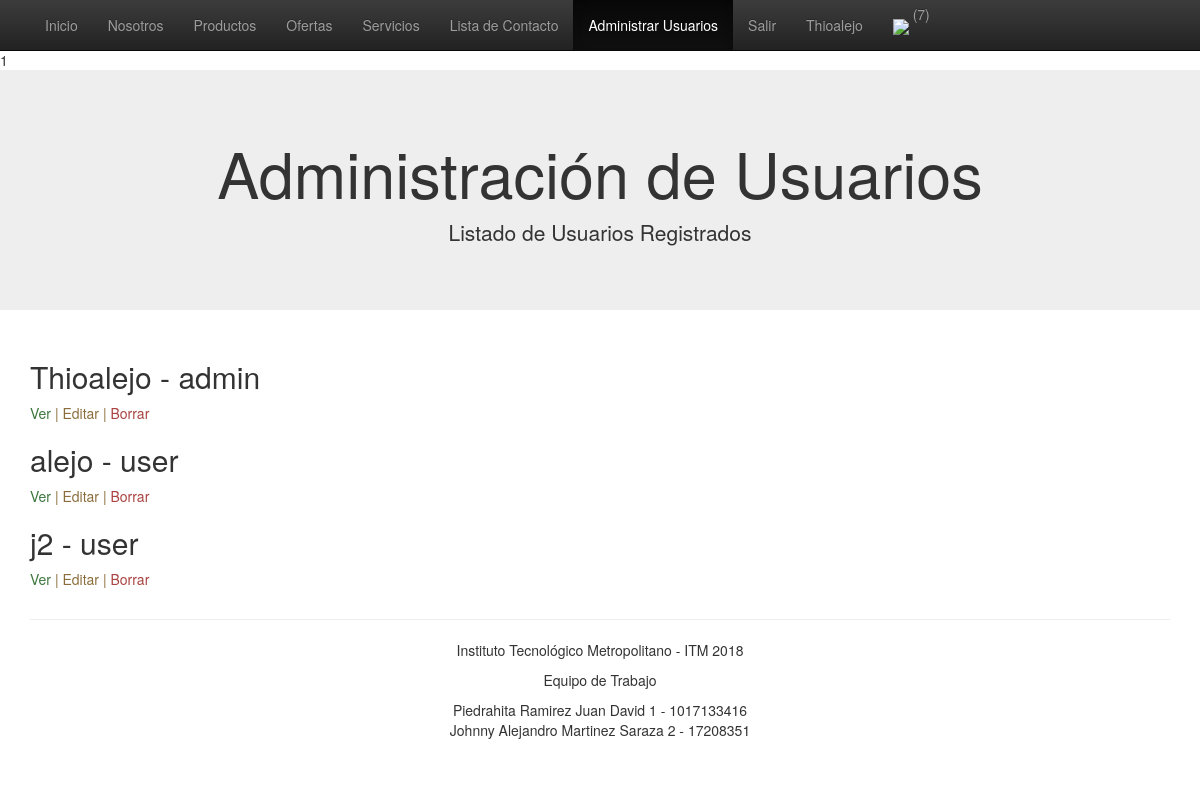
The page /adminuser.php (signed in) on the database its author committed.
### tables this page shows
CREATE TABLE `registro` (
  `usuario` varchar(30) NOT NULL,
  `contraseña` varchar(20) NOT NULL,
  `primer_nombre` varchar(50) NOT NULL,
  `segundo_nombre` varchar(50) DEFAULT NULL,
  `primer_apellido` varchar(50) NOT NULL,
  `segundo_apellido` varchar(50) DEFAULT NULL,
  `email` varchar(50) NOT NULL,
  `fecha` timestamp NULL DEFAULT CURRENT_TIMESTAMP,
  `rol` varchar(10) DEFAULT 'user',
  PRIMARY KEY (`email`)
);

### includes/connection.php (called while the page is built, shortened)
<?php
class Connection extends MySQLi
{
	public $estado;
	function __construct()
	{
		return $this->estado;
	}
}
?>

### includes/clases.php (called while the page is built, shortened)
<?php
require 'connection.php';
  class Registro {
	    function __construct() {
	      $this->db = new Connection();
	    }
		function consultarTodo(){
			$sql = ("SELECT * FROM registro");
			$stmt = $this->db->query($sql);
			$stmt = $stmt->fetch_all(MYSQLI_ASSOC);
			if ($stmt) {
			    return $this->stmt = $stmt;
			} else {
			    return $this->stmt = "Error";
			}
		}
	}
?>

### adminuser.php (the view, shortened to what this page needs)
<?php
	include ('includes/header.php');
	$consultar = new Registro();
	$usuarios = $consultar->consultarTodo();
	print_r(isset($_SESSION['tipousuario']))
?>
<?php
  if(isset($_SESSION['login']) && $_SESSION['login'] == "si")
  {
                ?>
			<div class="jumbotron">
			<div class="container container text-center">
				<h1>Administración de Usuarios</h1>
				<p>Listado de Usuarios Registrados</p>
			</div>
			</div>
		<div class="container">
			<p class="text-center">
				<div>
					<?php foreach ($usuarios as $row): ?>
						<div class="post">
							<article>
								<h2 class="titulo"><?php echo $row['usuario'].' - '.$row['rol']; ?></h2>
								<a class="text-success" href="ver.php?id=<?php echo $row['email']; ?>">Ver</a>
								<?php if($_SESSION['tipousuario'] == "admin"){ ?>
									<a class="text-warning" href="modificar.php?id=<?php echo $row['email']; ?>">| Editar |</a>
									<a class="text-danger" href="borrar.php?id=<?php echo $row['email']; ?>">Borrar </a>
								<?php } ?>
							</article>
						</div>
					<?php endforeach ?>
				</div>
			</p>
		</div>
		<?php
	}
	?>
<?php
include ('includes/footer.php');
?>

### includes/header.php (style rules this page uses)
body { padding-top: 50px; padding-bottom: 20px; }

### rows shown on the page
registro: usuario "Thioalejo", rol "admin"
registro: usuario "alejo", rol "user"
registro: usuario "j2", rol "user"

### other values the page prints
$_SESSION['usuario'] "Thioalejo"
$_SESSION['carrito']["total"] "7"
$alumno1 "Piedrahita Ramirez Juan David 1 - 1017133416"
$alumno2 "Johnny Alejandro Martinez Saraza 2 - 17208351"
